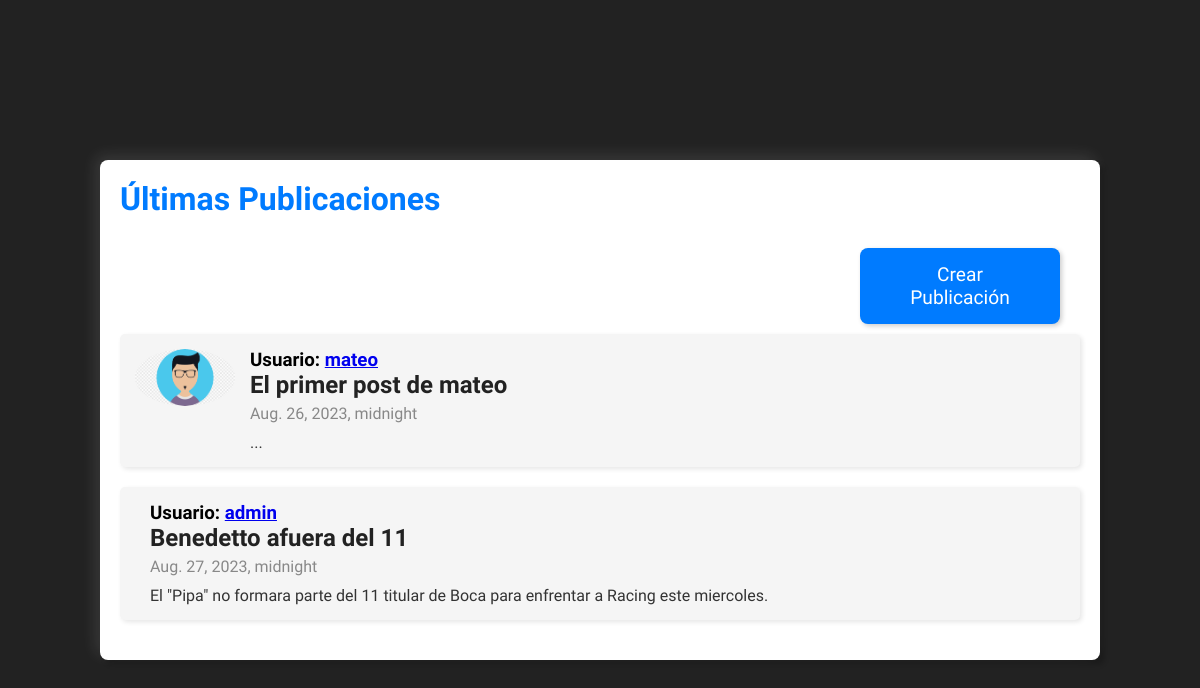
Screenshot of /feed/ (signed in) with the database file from the repository.
### sitio/models.py (models this page shows, shortened)
class Post(models.Model):
    user = models.ForeignKey(User, on_delete=models.CASCADE, related_name='posts',null = True, blank = True)
    titulo = models.CharField(max_length=50)
    texto = models.CharField(max_length=500)
    fecha = models.DateTimeField()
    verificado = models.BooleanField(default=False)

class Profile(models.Model):
    user = models.ForeignKey(User, on_delete=models.CASCADE,null = True, blank = True)
    image = models.ImageField(default='user.png')
    posicion = models.ForeignKey(Posicion, on_delete=models.CASCADE, null=True, blank=True)
    nivel = models.ForeignKey(Nivel, on_delete=models.CASCADE, null=True, blank=True)
    edad = models.IntegerField(null=True, blank=True)

### sitio/views.py (the view)
# urls.py: path('feed/', views.feed),
@login_required
def feed(request):
    posts = Post.objects.order_by("fecha")
    return render(request, 'feed.html',{'lista_posts': posts})

### sitio/templates/feed.html (shortened to what this page needs)
{% load static %}
<!DOCTYPE html>
<html>
<head>
    <link rel="stylesheet" type="text/css" href='{% static "css/style_feedpage.css" %}'>
</head>
<body>
    <div class="feed-container">
        <h1 class="feed-title">Últimas Publicaciones</h1>
        <div class="header">
            <div class="header-buttons">
                <button onclick="window.location.href='/publicacion'">Crear Publicación</button>
            </div>
        </div>
        <div class="feed-posts">
            {% for post in lista_posts %}
                <div class="feed-post">
                    <div class="user-image">
                        <img src = "{{post.user.profile_set.get.image.url}}">
                    </div>
                <div class="post-content">
                    <h3 class="post-user"> Usuario: <a href= /profile/{{post.user}}>{{post.user}}</a></h3>
                    <h3 class="post-title">{{ post.titulo }}</h3>
                    <p class="post-date">{{ post.fecha }}</p>
                    <p class="post-text">{{ post.texto }}</p>
                </div>
                </div>
            {% endfor %}
        </div>
    </div>
</body>
</html>

### sitio/static/css/style_feedpage.css (style rules this page uses)
* { margin: 0; padding: 0; font-family: 'Ubuntu Condensed', sans-serif; }
body { min-height: 100vh; display: grid; place-items: center; background: #222; }
.header { display: flex; justify-content: flex-end; padding: 10px; }
.header-buttons button { margin-right: 10px; background-color: #007bff; color: #fff; border: none; width: 200px; padding: 15px 30px; border-radius: 8px; font-size: 1.2em; cursor: pointer; transition: background-color 0.3s ease; box-shadow: 2px 2px 5px rgba(0, 0, 0, 0.2); }
.feed-container { width: 80%; background-color: #fff; border-radius: 8px; box-shadow: 5px 5px 5px rgba(0, 0, 0, 0.2), -5px -5px 15px rgba(255, 255, 255, 0.1); padding: 20px; margin-top: 20px; }
.feed-title { font-size: 2em; color: #007bff; margin-bottom: 20px; text-decoration: none; }
.feed-post { margin-bottom: 20px; padding: 15px; background-color: #f5f5f5; border-radius: 5px; box-shadow: 2px 2px 5px rgba(0, 0, 0, 0.1); }
.post-title { font-size: 1.5em; color: #222; margin-bottom: 5px; }
.post-date { color: #888; margin-bottom: 10px; }
.post-text { color: #333; }
.feed-post { display: flex; align-items: flex-start; margin-bottom: 20px; padding: 15px; background-color: #f5f5f5; border-radius: 5px; box-shadow: 2px 2px 5px rgba(0, 0, 0, 0.1); }
.user-image { margin-right: 15px; }
.user-image img { max-width: 100px; border-radius: 50%; }
.post-content { flex: 1; }

### rows the page displays
Post: user.profile_set.get.image (picture), user "mateo", titulo "El primer post de mateo", fecha "Aug. 26, 2023, midnight", texto "..."
Post: user "admin", titulo "Benedetto afuera del 11", fecha "Aug. 27, 2023, midnight", texto "El \"Pipa\" no formara parte del 11 titular de Boca para enfrentar a Racing este miercoles."
